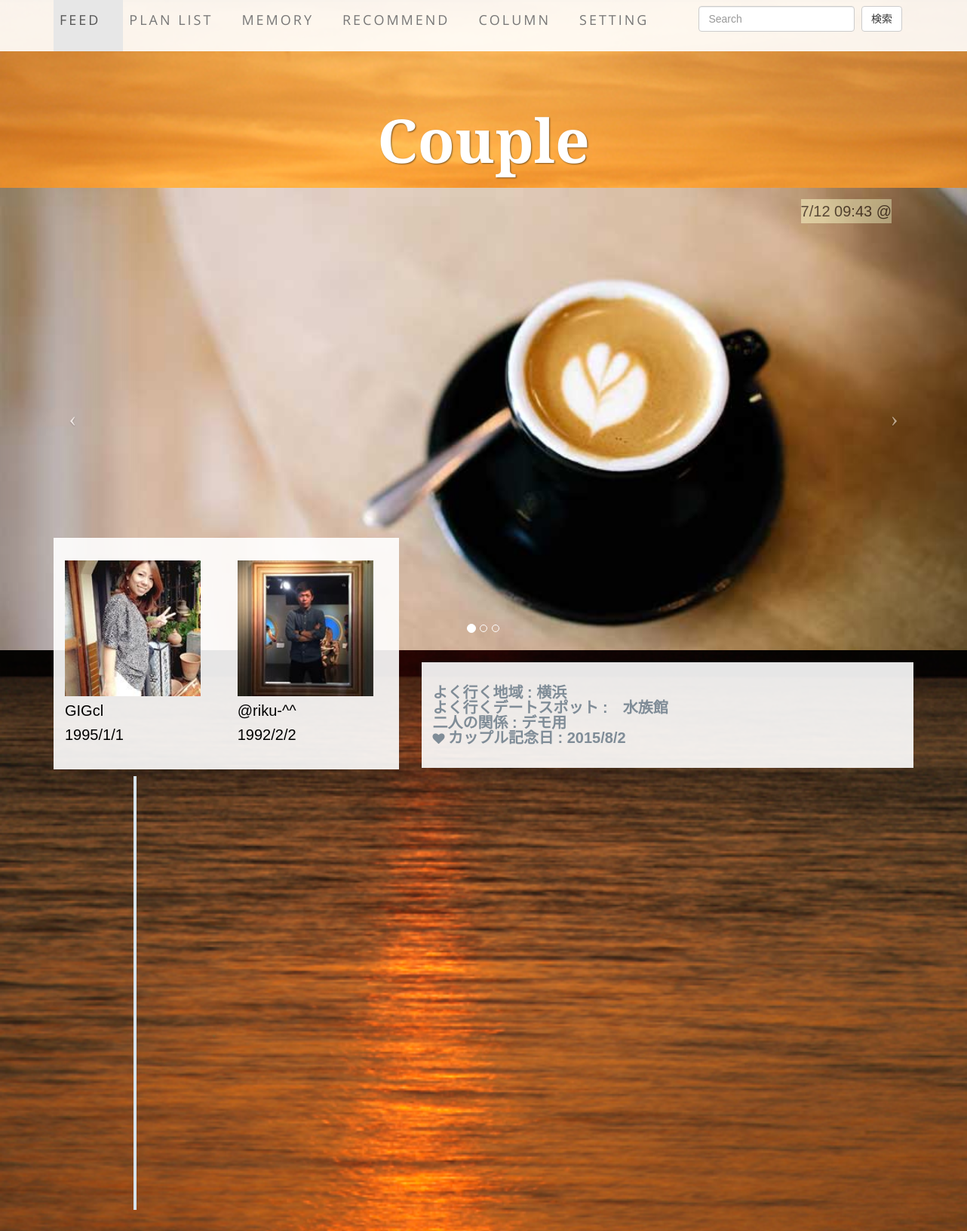
Before: /user.php?id=4 with the older database file.
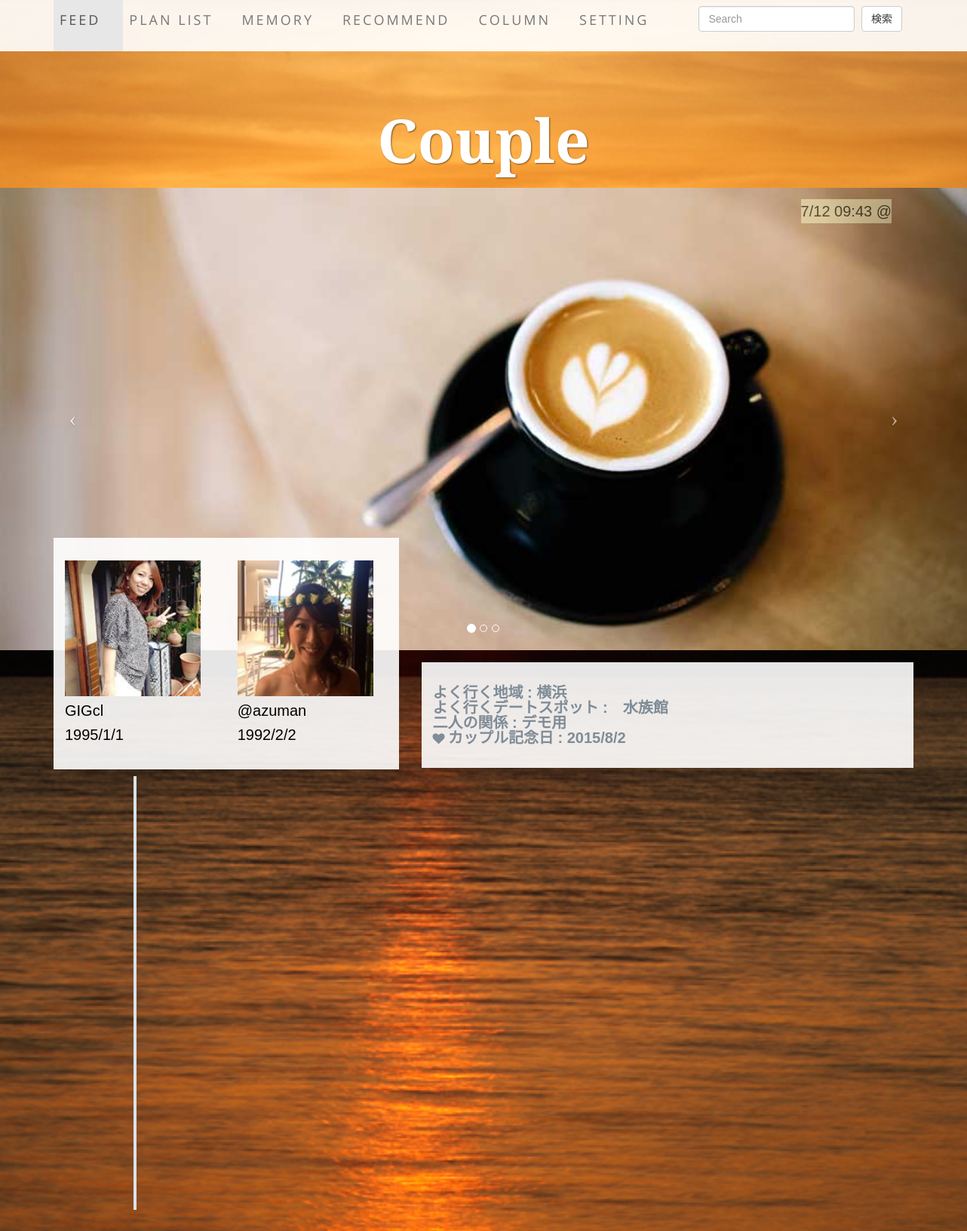
After: the same page with the newer database file.
### tables this page shows
create table couples (
    id int not null auto_increment primary key,
    male_id int not null,
    female_id int not null,
    email varchar(255),
    profile varchar(255),
    start_date date, 
    cover_url varchar(255),
    profile_url varchar(255),
    often_area varchar(255),
    often_place varchar(255),
    relationship varchar(255),
    anniversary varchar(255),
    created datetime default null,
    modified datetime default null
);

create table users (
    id int not null auto_increment primary key,
    gender int not null,
    name varchar(255),
    password varchar(255),
    photo varchar(255),
    birthday varchar(255),
    age int
);

### function.php (called while the page is built, shortened)
<?php
function connectDb(){
  try {
    return new PDO(DSN, DB_USER, DB_PASSWORD);
  } catch (PDOException $e){
    echo $e->getMessage();
    exit;
  }
}
function getcouple($a) {
  $dbh = connectDb();
  $sql = "select * from couples where id = ".$a." order by created desc";
  $stmt = $dbh->query($sql);
  $couple = $stmt->fetch(PDO::FETCH_ASSOC);
  return $couple;
}
function getuser($a) {
  $dbh = connectDb();
  $sql = "select * from users where id = ".$a;
  $stmt = $dbh->query($sql);
  $user = $stmt->fetch(PDO::FETCH_ASSOC);
  return $user;
}

### user.php (the view, shortened to what the changed rows need)
<?
require_once('function.php');
if ($_GET['id']) {
    $couple_id = $_GET['id'];
} else {
    $couple_id = 1;
}
$couple = getcouple($couple_id);
?>
<!DOCTYPE html>
<html lang="en">
<head>
    <link href="css/bootstrap.min.css" rel="stylesheet">
    <link rel="stylesheet" href="vertical-timeline/css/reset.css">
    <link rel="stylesheet" href="vertical-timeline/css/style.css">
    <link href="css/business-casual.css" rel="stylesheet">
    <link rel="stylesheet" href="font-awesome/css/font-awesome.min.css" type="text/css">
    </head>
    <body>
        <div class="container ">
            <div class="row">
                <div class="col-sm-5 userDescription">
                    <div class="box">
                        <div class="row">
                            <div class="col-sm-6">
                                <img class="userIcon" src="user_images/<?php echo getuser($couple['male_id'])['photo']; ?>" alt="">
                                    <p><?php echo getuser($couple['male_id'])['name'];?></p>
                                    <p><?php print date("Y/n/j", strtotime(getuser($couple['male_id'])['birthday'])); ?></p>
                            </div>
                            <div class="col-sm-6">
                                <img class="userIcon" src="user_images/<?php echo getuser($couple['female_id'])['photo']; ?>" alt="">
                                    <p><?php echo getuser($couple['female_id'])['name'];?></p>
                                    <p><?php print date("Y/n/j", strtotime(getuser($couple['female_id'])['birthday'])); ?></p>
                            </div>
                        </div>
                    </div>
                </div>
                <div class="col-sm-7">
                <br>
                    <div class="box">
                    <ul class="" style="width:100%;">
                        <li class="">
                            <span style="font-size:20px;font-weight: bold;">よく行く地域 :  <?php echo $couple['often_area']; ?></span>
                        </li>
                        <li class="">
                            <span style="font-size:20px;font-weight: bold;">よく行くデートスポット :　<?php echo $couple['often_place']; ?></span>
                        </li>
                        <li class="">
                            <span style="font-size:20px;font-weight: bold;">二人の関係 :  <?php echo $couple['relationship']; ?></span>
                        </li>
                        <li class="">
                            <i class="fa fa-heart"></i>
                            <span style="font-size:20px;font-weight: bold;">カップル記念日 :  <?php echo $couple['anniversary']?></span>
                        </li>
                    </ul>
                    </div>
                </div>
            </div>
            </div>
            </body>
            </html>

Changed rows visible on the page:
changed through a linked row, couples "横浜": female.photo: a different picture; female.name "@riku-^^" → "@azuman"
